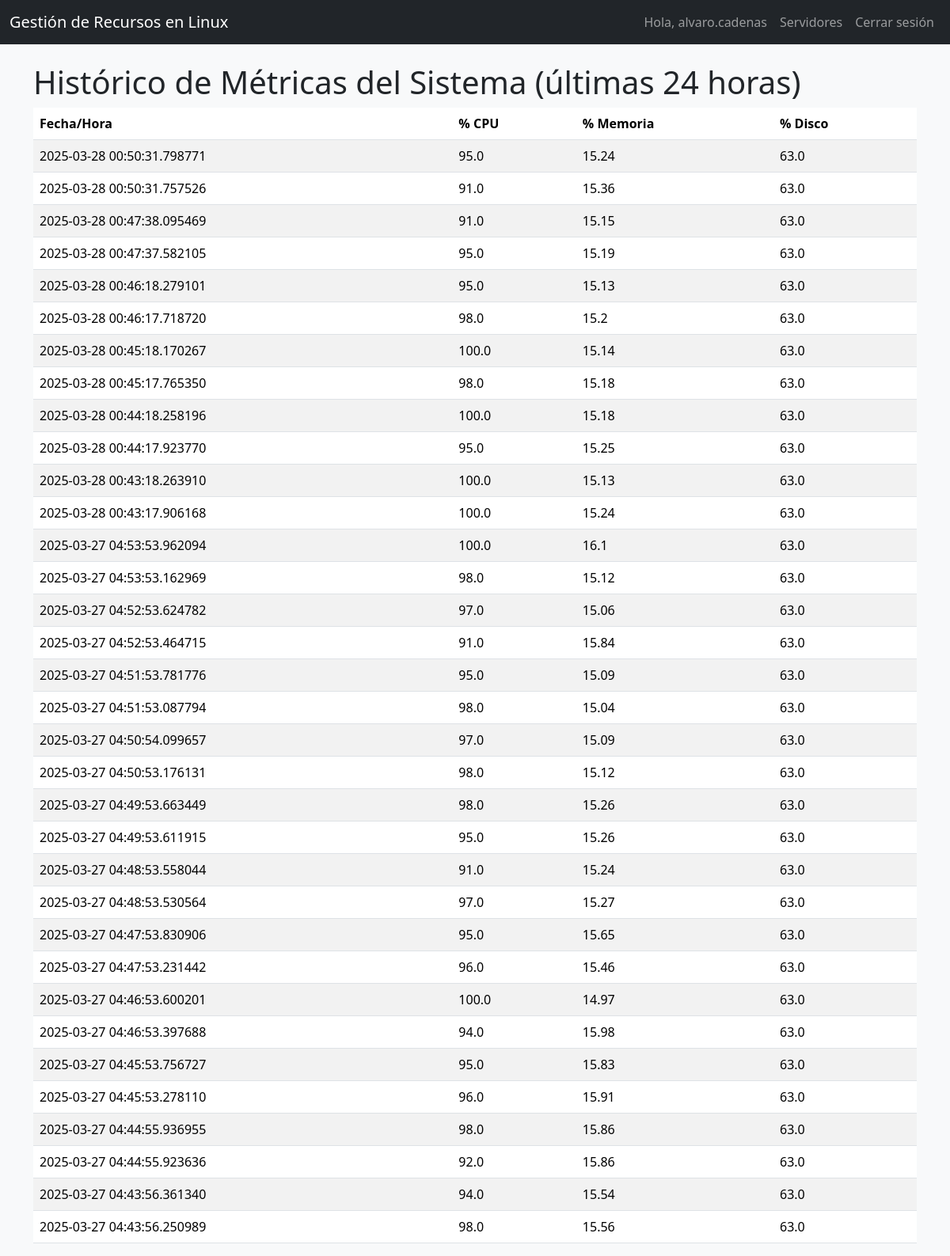
Screenshot of /historical/3 (signed in) with the database file from the repository.
### models.py (models this page shows)
class User(db.Model, UserMixin):
    id = db.Column(db.Integer, primary_key=True)
    username = db.Column(db.String(100), unique=True, nullable=False)
    password_hash = db.Column(db.String(200), nullable=False)

class SystemMetrics(db.Model):
    id = db.Column(db.Integer, primary_key=True)
    timestamp = db.Column(db.DateTime, default=datetime.utcnow)
    cpu_usage = db.Column(db.Float)
    memory_usage = db.Column(db.Float)
    disk_usage = db.Column(db.Float)
    server_id = db.Column(db.Integer, db.ForeignKey('server.id'), nullable=False)

### historical.py (the view)
@historical_bp.route('/<int:server_id>')
@login_required
def index(server_id):
    time_threshold = datetime.now() - timedelta(hours=24)
    server = Server.query.filter_by(id=server_id, user_id=current_user.id).first()
    if not server:
        flash("Servidor no autorizado o no encontrado", "danger")
        return redirect(url_for('servers.list_servers'))
    metrics = SystemMetrics.query.filter(
        SystemMetrics.timestamp >= time_threshold,
        SystemMetrics.server_id == server_id
    ).order_by(SystemMetrics.timestamp.desc()).all()
    if not metrics:
        flash("No hay métricas recientes para este servidor.", "info")
    return render_template('historical.html', metrics=metrics, server=server)

### app.py (called while the page is built)
@login_manager.user_loader
def load_user(user_id):
    return User.query.get(int(user_id))

### templates/historical.html
{% extends "base.html" %} {% block content %}
<h1>Histórico de Métricas del Sistema (últimas 24 horas)</h1>
<table class="table table-striped">
  <thead>
    <tr>
      <th>Fecha/Hora</th>
      <th>% CPU</th>
      <th>% Memoria</th>
      <th>% Disco</th>
    </tr>
  </thead>
  <tbody>
    {% for metric in metrics %}
    <tr>
      <td>{{ metric.timestamp }}</td>
      <td>{{ metric.cpu_usage }}</td>
      <td>{{ metric.memory_usage }}</td>
      <td>{{ metric.disk_usage }}</td>
    </tr>
    {% endfor %}
  </tbody>
</table>
{% endblock %}

### templates/base.html (shortened to what this page needs)
<!DOCTYPE html>
<html lang="es">
<head>
    <link href="https://cdn.jsdelivr.net/npm/bootstrap@5.3.2/dist/css/bootstrap.min.css" rel="stylesheet">
</head>
<body>
    <nav class="navbar navbar-expand-lg navbar-dark bg-dark">
        <div class="container-fluid">
            <a class="navbar-brand" href="{{ url_for('index') }}">Gestión de Recursos en Linux</a>
            <div class="collapse navbar-collapse" id="navbarNav">
                <ul class="navbar-nav ms-auto">
                    {% if current_user.is_authenticated %}
                        <li class="nav-item">
                            <a class="nav-link" href="#">Hola, {{ current_user.username }}</a>
                        </li>
                        <li class="nav-item">
                          <a class="nav-link" href="{{ url_for('servers.list_servers') }}">Servidores</a>
                      </li>
                        <li class="nav-item">
                            <a class="nav-link" href="{{ url_for('auth.logout') }}">Cerrar sesión</a>
                        </li>
                    {% endif %}
                </ul>
            </div>
        </div>
    </nav>
    <main class="container mt-4">
        {% block content %}
        {% endblock %}
    </main>
</body>
</html>

### templates/base.html (style rules this page uses)
body { background-color: #f8f9fa; }

### rows the page displays
User: username "alvaro.cadenas"
SystemMetrics: timestamp "2025-03-28 00:50:31.798771", cpu_usage "95.0", memory_usage "15.24", disk_usage "63.0"
SystemMetrics: timestamp "2025-03-28 00:50:31.757526", cpu_usage "91.0", memory_usage "15.36", disk_usage "63.0"
SystemMetrics: timestamp "2025-03-28 00:47:38.095469", cpu_usage "91.0", memory_usage "15.15", disk_usage "63.0"
SystemMetrics: timestamp "2025-03-28 00:47:37.582105", cpu_usage "95.0", memory_usage "15.19", disk_usage "63.0"
SystemMetrics: timestamp "2025-03-28 00:46:18.279101", cpu_usage "95.0", memory_usage "15.13", disk_usage "63.0"
SystemMetrics: timestamp "2025-03-28 00:46:17.718720", cpu_usage "98.0", memory_usage "15.2", disk_usage "63.0"
SystemMetrics: timestamp "2025-03-28 00:45:18.170267", cpu_usage "100.0", memory_usage "15.14", disk_usage "63.0"
SystemMetrics: timestamp "2025-03-28 00:45:17.765350", cpu_usage "98.0", memory_usage "15.18", disk_usage "63.0"
SystemMetrics: timestamp "2025-03-28 00:44:18.258196", cpu_usage "100.0", memory_usage "15.18", disk_usage "63.0"
SystemMetrics: timestamp "2025-03-28 00:44:17.923770", cpu_usage "95.0", memory_usage "15.25", disk_usage "63.0"
SystemMetrics: timestamp "2025-03-28 00:43:18.263910", cpu_usage "100.0", memory_usage "15.13", disk_usage "63.0"
SystemMetrics: timestamp "2025-03-28 00:43:17.906168", cpu_usage "100.0", memory_usage "15.24", disk_usage "63.0"
SystemMetrics: timestamp "2025-03-27 04:53:53.962094", cpu_usage "100.0", memory_usage "16.1", disk_usage "63.0"
SystemMetrics: timestamp "2025-03-27 04:53:53.162969", cpu_usage "98.0", memory_usage "15.12", disk_usage "63.0"
SystemMetrics: timestamp "2025-03-27 04:52:53.624782", cpu_usage "97.0", memory_usage "15.06", disk_usage "63.0"
SystemMetrics: timestamp "2025-03-27 04:52:53.464715", cpu_usage "91.0", memory_usage "15.84", disk_usage "63.0"
SystemMetrics: timestamp "2025-03-27 04:51:53.781776", cpu_usage "95.0", memory_usage "15.09", disk_usage "63.0"
SystemMetrics: timestamp "2025-03-27 04:51:53.087794", cpu_usage "98.0", memory_usage "15.04", disk_usage "63.0"
SystemMetrics: timestamp "2025-03-27 04:50:54.099657", cpu_usage "97.0", memory_usage "15.09", disk_usage "63.0"
SystemMetrics: timestamp "2025-03-27 04:50:53.176131", cpu_usage "98.0", memory_usage "15.12", disk_usage "63.0"
SystemMetrics: timestamp "2025-03-27 04:49:53.663449", cpu_usage "98.0", memory_usage "15.26", disk_usage "63.0"
SystemMetrics: timestamp "2025-03-27 04:49:53.611915", cpu_usage "95.0", memory_usage "15.26", disk_usage "63.0"
SystemMetrics: timestamp "2025-03-27 04:48:53.558044", cpu_usage "91.0", memory_usage "15.24", disk_usage "63.0"
SystemMetrics: timestamp "2025-03-27 04:48:53.530564", cpu_usage "97.0", memory_usage "15.27", disk_usage "63.0"
SystemMetrics: timestamp "2025-03-27 04:47:53.830906", cpu_usage "95.0", memory_usage "15.65", disk_usage "63.0"
SystemMetrics: timestamp "2025-03-27 04:47:53.231442", cpu_usage "96.0", memory_usage "15.46", disk_usage "63.0"
SystemMetrics: timestamp "2025-03-27 04:46:53.600201", cpu_usage "100.0", memory_usage "14.97", disk_usage "63.0"
SystemMetrics: timestamp "2025-03-27 04:46:53.397688", cpu_usage "94.0", memory_usage "15.98", disk_usage "63.0"
SystemMetrics: timestamp "2025-03-27 04:45:53.756727", cpu_usage "95.0", memory_usage "15.83", disk_usage "63.0"
SystemMetrics: timestamp "2025-03-27 04:45:53.278110", cpu_usage "96.0", memory_usage "15.91", disk_usage "63.0"
SystemMetrics: timestamp "2025-03-27 04:44:55.936955", cpu_usage "98.0", memory_usage "15.86", disk_usage "63.0"
SystemMetrics: timestamp "2025-03-27 04:44:55.923636", cpu_usage "92.0", memory_usage "15.86", disk_usage "63.0"
SystemMetrics: timestamp "2025-03-27 04:43:56.361340", cpu_usage "94.0", memory_usage "15.54", disk_usage "63.0"
SystemMetrics: timestamp "2025-03-27 04:43:56.250989", cpu_usage "98.0", memory_usage "15.56", disk_usage "63.0"
